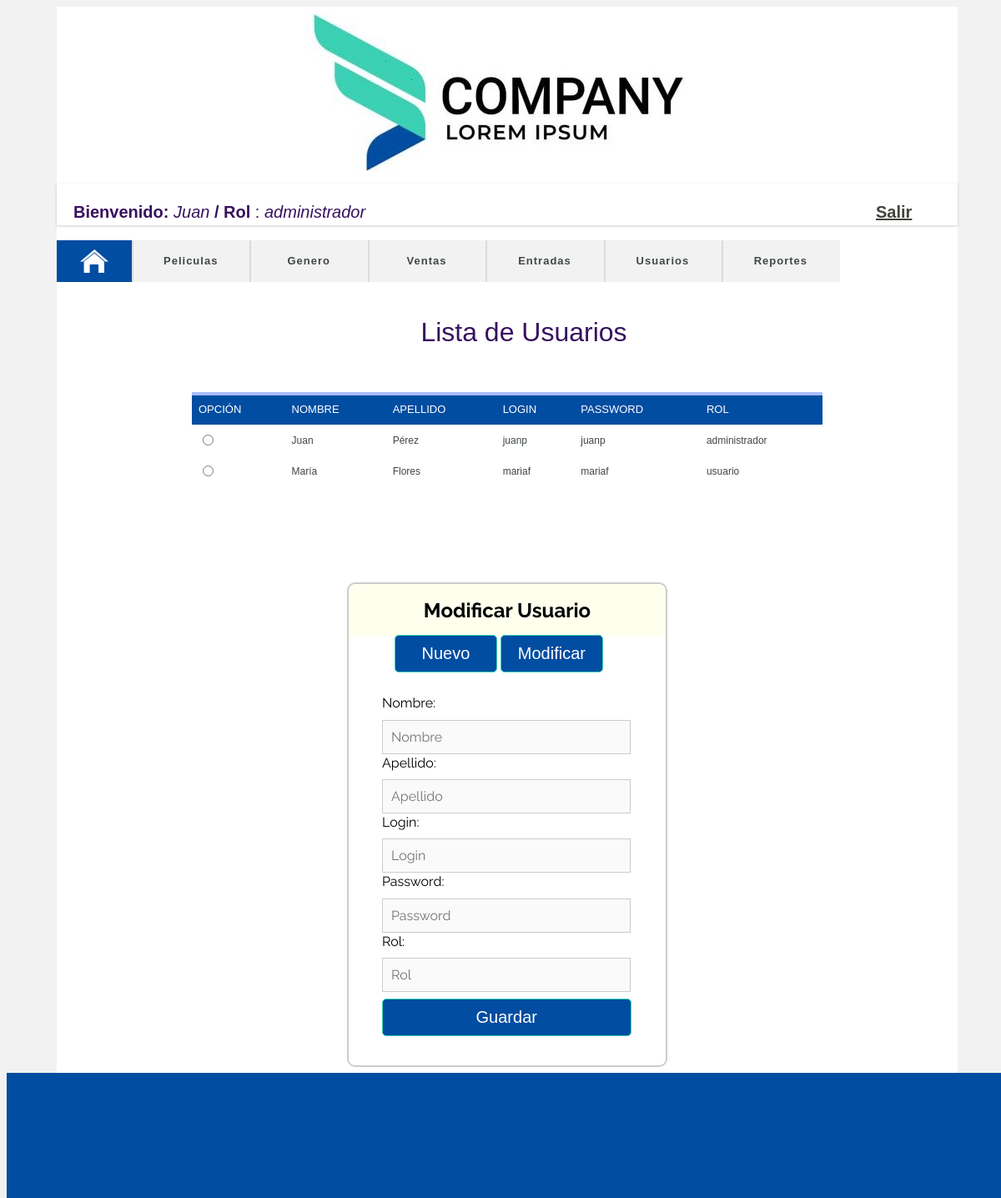
Page /vista/usuario.php (signed in) on the committed database.
### tables this page shows
CREATE TABLE `usuario` (
  `idusuario` int(11) NOT NULL AUTO_INCREMENT,
  `nombre` varchar(45) DEFAULT NULL,
  `apellido` varchar(45) DEFAULT NULL,
  `login` varchar(45) DEFAULT NULL,
  `pwd` varchar(45) DEFAULT NULL,
  `rol` varchar(45) DEFAULT NULL,
  PRIMARY KEY (`idusuario`)
);

### src/control/SessionControl.php (called while the page is built, shortened)
<?php
class SessionControl {
    public static function get($key) {
        if (isset($_SESSION[$key])) {
            return $_SESSION[$key];
        } else {
            return false;
        }
    }
}
?>

### src/db/Conexion.php (called while the page is built, shortened)
<?php
class Conexion {
    public function __construct() {
        $this->_db = new mysqli(DB_HOST, DB_USER, DB_PASS, DB_NAME);
    }
}
?>

### src/servicio/GeneroUsuario.php (called while the page is built, shortened)
<?php
require_once(__ROOT__ . "/db/Conexion.php");
require_once(__ROOT__ . "/modelo/GeneroModeloUsuario.php");
class GeneroUsuario extends Conexion {
    public function get_genero() {
        $sql = "SELECT *  FROM USUARIO ";
        $result = $this->_db->query($sql);
        if ($result) {
            $data = [];
            while ($row = $result->fetch_object('GeneroModeloUsuario')) {
                $data[]=$row;
            }
            return $data;
        } else {
            die("Error en la ejecución del query: " . print_r($this->_db->error, true));
        }
    }
}
?>

### src/modelo/UsuarioModelo.php (called while the page is built, shortened)
<?php
class UsuarioModelo {
    private $nombre;
    private $rol;
    public function getNombre() {
        return $this->nombre;
    }
    public function getRol() {
        return $this->rol;
    }
}

### src/modelo/GeneroModeloUsuario.php (called while the page is built, shortened)
<?php
class GeneroModeloUsuario {
    private $idusuario;
    private $nombre;
    private $apellido;
    private $login;
    private $pwd;
    private $rol;
    public function getId() {
        return $this->idusuario;
    }
    public function getNombre() {
        return $this->nombre;
    }
    public function getApellido() {
        return $this->apellido;
    }
     public function getLogin() {
        return $this->login;
    }
    public function getPwd() {
        return $this->pwd;
    }
    public function getRol() {
        return $this->rol;
    }
}

### src/control/GeneroControlUsuario.php (the view, shortened to what this page needs)
<?php
require_once(__ROOT__ . "/servicio/GeneroUsuario.php");
class GeneroControlUsuario {
    public function getCatalogoUsuario() {
        $servicio = new GeneroUsuario();
        return $servicio->get_genero();
    }
    public function printUsuarios($catalogo) {
        echo '<table cellpadding="0" cellspacing="0" class="center">';
        echo '<tr><th>Opción</th><th>Nombre</th><th>Apellido</th><th>Login</th><th>Password</th><th>Rol</th></tr>',"\n";
        foreach ($catalogo as $value) {
            echo '<tr id="_'.$value->getId().'">';
            echo '<td>', '<input type="radio" id="genero" name="genero" value="'.$value->getId().'">', '</td>';
            echo '<td>', $value->getNombre(), '</td>';
            echo '<td>', $value->getApellido(), '</td>';
            echo '<td>', $value->getLogin(), '</td>';
            echo '<td>', $value->getPwd(), '</td>';
            echo '<td>', $value->getRol(), '</td>';
            echo '</tr>',"\n";
        }
        echo '</table><br />';
    }
}

### vista/usuario.php (shortened to what this page needs)
<?php
require_once(__ROOT__ . "/control/SessionControl.php");
require_once(__ROOT__ . "/modelo/UsuarioModelo.php");
require_once(__ROOT__ . "/control/GeneroControlUsuario.php");
$usuario = unserialize(SessionControl::get("USUARIO"));
$control = new GeneroControlUsuario();
$catalogo = $control->getCatalogoUsuario();
$control->createOrUpdate();
?>
<!DOCTYPE html>
<html>
    <head>
        <link href="css/master.css" rel="stylesheet" type="text/css">
        <link rel="stylesheet" type="text/css" href="css/menu.css" media="all">
        <link rel="stylesheet" type="text/css" href="css/login.css" media="all">
    </head>
    <body>
        <div id="wrap">
            <div class="container" >
                <div class="header">
                    <a href="#">
                        <img src="img/logo.jpg" alt="logo" name="logo" width="612" height="206" />
                    </a>
                </div>
                <div id="profile">
                    <?php
                    echo "<strong>Bienvenido: </strong><em> " . $usuario->getNombre() . " </em><strong>/  Rol </strong>: <em> " . $usuario->getRol() . " </em>";
                    ?>
                    <strong id="logout"><a href="logout.php">Salir</a></strong>
                </div>
                <?php require_once("menubar.php"); ?>
                <seccion>
                    <p class="seccion-titulo">Lista de Usuarios</p>
                    <?php $control->printUsuarios($catalogo); ?>
                    <div id="login" class="center">
                        <h2>Modificar Usuario</h2>
                        <p>
                            <input type="button" id="nuevo"  value="Nuevo">
                            <input type="button" id="modificar" value="Modificar">
                        </p>
                        <form action="" method="post">
                            <label>Nombre:</label>
                            <input id="nombre" name="nombre" placeholder="Nombre" type="text" disabled>
                            <label>Apellido:</label>
                            <input id="apellido" name="apellido" placeholder="Apellido" type="text" disabled>
                            <label>Login:</label>
                            <input id="log" name="login" placeholder="Login" type="text" disabled>
                            <label>Password:</label>
                            <input id="password" name="password" placeholder="Password" type="text" disabled>
                            <label>Rol:</label>
                            <input id="rol" name="rol" placeholder="Rol" type="text" disabled>
                            <input name="submit" type="submit" value=" Guardar ">
                        </form>
                    </div>
                </seccion>
            </div>
            <div class="footer">
            </div>
        </div>
    </body>
</html>

### vista/menubar.php
<div id="wrapper">
    <nav>
        <ul class="menu">
            <li class="home current">
                <a href="index.php"><span></span></a>
            </li>
            <?php
            if ($usuario->getRol() == 'administrador') {
                echo "<li><a href=''><span>Peliculas</span></a></li> ";
                echo "<li><a href='genero.php'><span>Genero</span></a></li>";
                echo "<li><a href=''><span>Ventas</span></a></li>";
                echo "<li><a href=''><span>Entradas</span></a></li>";
                echo "<li><a href='usuario.php'><span>Usuarios</span></a></li>";
                echo "<li><a href=''><span>Reportes</span></a></li>";
            } else if ($usuario->getRol() == 'usuario') {
                echo "<li><a href=''><span>Peliculas</span></a></li> ";
                echo "<li><a href=''><span>Rentas</span></a></li>";
                echo "<li><a href=''><span>Ventas</span></a></li>";
                echo "<li><a href=''><span>Entradas</span></a></li>";
            } else {
                echo "<li><a href=''><span>Peliculas</span></a></li> ";
            }
            ?>
        </ul>
    </nav>
</div>

### vista/css/master.css (style rules this page uses)
html,body { font: 100%/1.4 Verdana, Arial, Helvetica, sans-serif; background-color: #F2F2F2; width: 100%; height:100%; }
h1, h2, h3, h4, h5, h6, p { margin-top: 0; padding-right: 15px; padding-left: 15px; }
a img { border: none; }
a:link { color: #42413C; text-decoration: underline; }
.container { width: 90%; background-color: #FFF; margin: 0 auto; padding-bottom: 150px }
.header { background-color: #FFF; text-align: center; }
.footer { width: 100%; height: 150px; position: absolute; bottom: 0; left: 0; background: #014DA1; }
.center { margin-left: auto; margin-right: auto; width: 70%; }
#profile { top: 10px; float: left; font-size:20px; width: 100%; display: block; color:#37125E; padding: 20px 20px; }
#logout { padding: 0px 10px; float: right; width: 10%; display: block; color:#6495ed }
.seccion-titulo { text-align: center; list-style-type: none; padding: 20px 20px; width: 100%; font-weight: 500; font-size: 32px; line-height: 40px; color: #37125E; background: #FFFFFF; }
seccion { background: #ffffff; width: 100%; overflow: hidden; display: inline-block; padding-top: 20px; }
#wrap { min-height: 100%; position: relative; }
table { font-size: 12px; margin: 20px; width: 80%; text-align: left; border-collapse: collapse; }
th { font-size: 13px; font-weight: normal; padding: 8px; background: #014DA1; border-top: 4px solid #aabcfe; border-bottom: 1px solid #fff; color: #FFF; text-transform: uppercase; }
td { padding: 8px; background: #FFF ; border-bottom: 1px solid #fff; color: #414747; border-top: 1px solid transparent; }

### vista/css/menu.css (style rules this page uses)
#wrapper { margin: 0px; top: 100px; -moz-box-shadow: 0 1px 3px rgba(0, 0, 0, 0.2); -webkit-box-shadow: 0 1px 3px rgba(0, 0, 0, 0.2); box-shadow: 0 1px 3px rgba(0, 0, 0, 0.2); }
.menu, .sub-menu { list-style-type: none; margin: 0; padding: 0; z-index: 10; }
.menu li { background-color: #F2F2F2; cursor: pointer; position: relative; transition: background-color .5s; -moz-transition: background-color .5s; -o-transition: background-color .5s; -webkit-transition: background-color .5s; }
.menu a { color: #414747; display: block; font-size: 13px; font-weight: bold; height: 100%; margin: 0 5px; overflow: hidden; position: relative; text-align: center; text-decoration: none; word-wrap: break-word; letter-spacing:1px; }
.menu { height: 50px; }
.menu > li { float: left; height: 100%; width: 15%; width: calc((100% - 90px) / 7); width: -moz-calc((100% - 90px) / 7); width: -webkit-calc((100% - 90px) / 7); }
.menu > li.home { background: #014DA1 url(../img/home.png) center no-repeat; width: 90px; }
.menu > li.current { background-color: #014DA1 !important; box-shadow: none !important; -moz-box-shadow: none !important; -webkit-box-shadow: none !important; }
.menu > li:not(:first-child) { box-shadow: inset 1px 0px 0px 0px #dbdbdb, inset 2px 0 0 0 #dbdbdb; -moz-box-shadow: inset 1px 0px 0px 0px #dbdbdb, inset 2px 0 0 0 #dbdbdb; -webkit-box-shadow: inset 1px 0 0 0 #dbdbdb, inset 2px 0 0 0 #dbdbdb; }
.menu > li.home > a { color: transparent !important; }
.menu > li > a > span { left: 0; position: absolute; right: 0; top: 50%; transform: translate(0, -50%); -ms-transform: translate(0, -50%); -moz-transform: translate(0, -50%); -o-transform: translate(0, -50%); -webkit-transform: translate(0, -50%); }

### vista/css/login.css (style rules this page uses)
span { color:#414747 }
h2 { background-color:#FEFFED; text-align:center; border-radius:10px 10px 0 0; margin:-10px -40px; padding:15px }
#login { width:300px; border-radius:10px; font-family:raleway; border:2px solid #ccc; padding:10px 40px 25px; margin-top:70px }
input[type=text],input[type=password] { width:92%; padding:10px; margin-top:8px; border:1px solid #ccc; font-size:16px; font-family:raleway }
input[type=submit] { width:99.5%; background-color:#014DA1; color:#fff; border:1px solid #39D2B4; padding:10px; font-size:20px; cursor:pointer; border-radius:5px; margin-top:8px; margin-bottom:10px }
input[type=button] { width:45.5%; background-color:#014DA1; color:#fff; border:1px solid #39D2B4; padding:10px; font-size:20px; cursor:pointer; border-radius:5px; margin-top:8px; margin-bottom:10px }
a { text-decoration:none; color:#6495ed }
.center { margin-left: auto; margin-right: auto; width: 70%; }
.header { background-color: #FFF; text-align: center; }

### rows in the picture
usuario: nombre "Juan", rol "administrador", apellido "Pérez", login "juanp", pwd "juanp"
usuario: nombre "María", apellido "Flores", login "mariaf", pwd "mariaf", rol "usuario"
